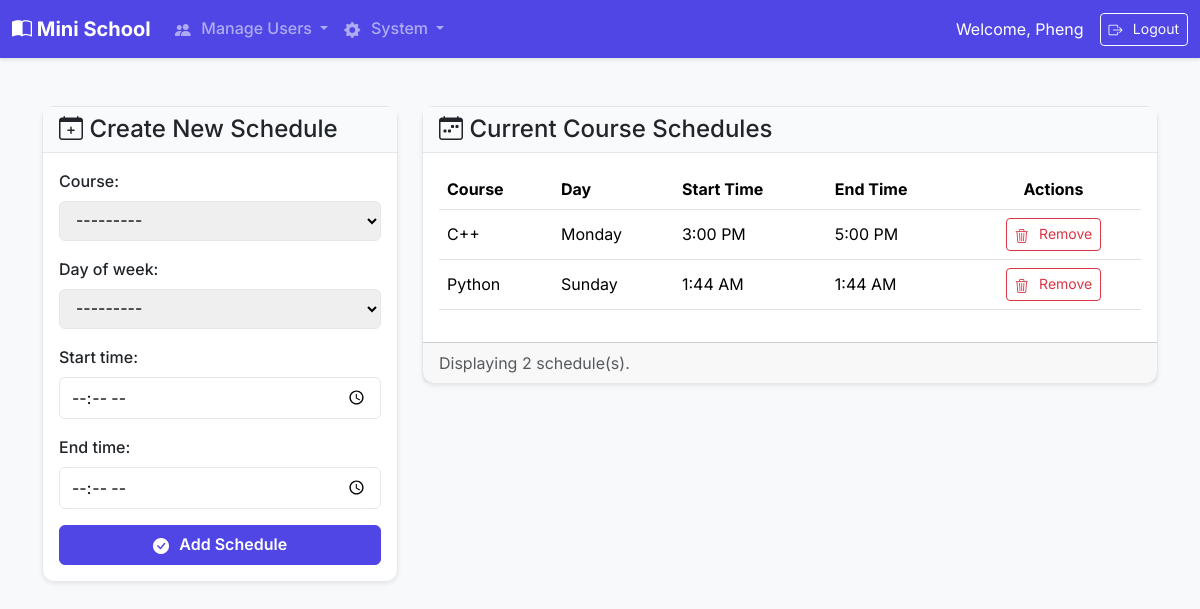
Screenshot of /employee/schedules/ (signed in) with the database file from the repository.
### core/models.py (models this page shows, shortened)
class User(AbstractUser):
    class Role(models.TextChoices):
        EMPLOYEE = "EMPLOYEE", "Employee"
        INSTRUCTOR = "INSTRUCTOR", "Instructor"
        STUDENT = "STUDENT", "Student"
    role = models.CharField(max_length=50, choices=Role.choices)
    student_id = models.CharField(
        max_length=20,
        unique=True,
        blank=True,
        null=True,
        help_text="Required only for students."
    )
    date_of_birth = models.DateField(
        blank=True,
        null=True
    )

class Schedule(models.Model):
    class DayOfWeek(models.TextChoices):
        MONDAY = "MON", "Monday"
        TUESDAY = "TUE", "Tuesday"
        WEDNESDAY = "WED", "Wednesday"
        THURSDAY = "THU", "Thursday"
        FRIDAY = "FRI", "Friday"
        SATURDAY = "SAT", "Saturday"
        SUNDAY = "SUN", "Sunday"
    course = models.ForeignKey(Course, on_delete=models.CASCADE, related_name='schedules')
    day_of_week = models.CharField(max_length=3, choices=DayOfWeek.choices)
    start_time = models.TimeField()
    end_time = models.TimeField()
    class Meta:
        unique_together = ('course', 'day_of_week', 'start_time')
        ordering = ['course', 'day_of_week']

class Course(models.Model):
    title = models.CharField(max_length=200)
    description = models.TextField()
    category = models.ForeignKey(Category, on_delete=models.PROTECT, related_name='courses')
    instructor = models.ForeignKey(
        User,
        on_delete=models.SET_NULL,
        null=True,
        blank=True,
        limit_choices_to={'role': User.Role.INSTRUCTOR}
    )
    created_at = models.DateTimeField(auto_now_add=True)
    def __str__(self):
        return self.title

### core/views.py (the view)
# urls.py: path('employee/schedules/', views.manage_schedules, name='manage_schedules'),
@employee_required
def manage_schedules(request):
    if request.method == 'POST':
        form = ScheduleForm(request.POST)
        if form.is_valid():
            try:
                form.save()
                messages.success(request, "Schedule created successfully!")
            except Exception:
                messages.error(request, "This schedule may already exist for the course.")
            return redirect('manage_schedules')
    else:
        form = ScheduleForm()
    schedules = Schedule.objects.select_related('course').order_by('course__title', 'day_of_week')
    context = {
        'form': form,
        'schedules': schedules,
    }
    return render(request, 'employee/manage_schedules.html', context)

### core/forms.py
class ScheduleForm(forms.ModelForm):
    class Meta:
        model = Schedule
        fields = ['course', 'day_of_week', 'start_time', 'end_time']
        widgets = {
            'start_time': forms.TimeInput(attrs={'type': 'time'}),
            'end_time': forms.TimeInput(attrs={'type': 'time'}),
        }

### templates/employee/manage_schedules.html (shortened to what this page needs)
{% extends 'base.html' %}
{% block content %}
<div class="row g-4">
    <div class="col-lg-4">
        <div class="card shadow-sm h-100">
            <div class="card-header">
                <h4 class="mb-0"><i class="bi bi-calendar-plus"></i> Create New Schedule</h4>
            </div>
            <div class="card-body">
                <form method="POST" action="">
                    {{ form.as_p }}
                    <div class="d-grid mt-3">
                        <button type="submit" class="btn btn-primary">
                            <i class="bi bi-check-circle-fill"></i> Add Schedule
                        </button>
                    </div>
                </form>
            </div>
        </div>
    </div>
    <div class="col-lg-8">
        <div class="card shadow-sm">
            <div class="card-header">
                <h4 class="mb-0"><i class="bi bi-calendar-week"></i> Current Course Schedules</h4>
            </div>
            <div class="card-body">
                <div class="table-responsive">
                    <table class="table table-hover align-middle">
                        <thead>
                            <tr>
                                <th>Course</th>
                                <th>Day</th>
                                <th>Start Time</th>
                                <th>End Time</th>
                                <th class="text-center">Actions</th>
                            </tr>
                        </thead>
                        <tbody>
                            {% for schedule in schedules %}
                            <tr>
                                <td>{{ schedule.course.title }}</td>
                                <td>{{ schedule.get_day_of_week_display }}</td>
                                <td>{{ schedule.start_time|time:"g:i A" }}</td>
                                <td>{{ schedule.end_time|time:"g:i A" }}</td>
                                <td class="text-center">
                                    <form method="POST" action="{% url 'remove_schedule' schedule.id %}" onsubmit="return confirm('Are you sure you want to remove this schedule entry?');">
                                        <button type="submit" class="btn btn-sm btn-outline-danger">
                                            <i class="bi bi-trash3"></i> Remove
                                        </button>
                                    </form>
                                </td>
                            </tr>
                            {% endfor %}
                        </tbody>
                    </table>
                </div>
            </div>
             <div class="card-footer text-muted">
                Displaying {{ schedules.count }} schedule(s).
            </div>
        </div>
    </div>
</div>
{% endblock %}

### templates/base.html (shortened to what this page needs)
{% load static %}
<!doctype html>
<html lang="en">
<head>
    <link href="https://cdn.jsdelivr.net/npm/bootstrap@5.3.2/dist/css/bootstrap.min.css" rel="stylesheet">
    <link rel="stylesheet" href="{% static 'css/custom.css' %}">
</head>
<body>
<nav class="navbar navbar-expand-lg navbar-dark bg-dark">
    <div class="container-fluid">
        <a class="navbar-brand" href="{% if user.is_authenticated %}{% url 'dashboard' %}{% else %}{% url 'login' %}{% endif %}">
            <i class="bi bi-book-half"></i> Mini School
        </a>
        <div class="collapse navbar-collapse" id="navbarNav">
            <ul class="navbar-nav me-auto mb-2 mb-lg-0">
                {% if user.is_authenticated %}
                    {% if user.role == 'EMPLOYEE' %}
                        <li class="nav-item dropdown">
                            <a class="nav-link dropdown-toggle" href="#" role="button" data-bs-toggle="dropdown" aria-expanded="false">
                                <i class="bi bi-people-fill"></i> Manage Users
                            </a>
                        </li>
                        <li class="nav-item dropdown">
                            <a class="nav-link dropdown-toggle" href="#" role="button" data-bs-toggle="dropdown" aria-expanded="false">
                                <i class="bi bi-gear-fill"></i> System
                            </a>
                        </li>
                    {% endif %}
                {% endif %}
            </ul>
            <div class="d-flex align-items-center">
                {% if user.is_authenticated %}
                    <span class="navbar-text text-white me-3">
                        Welcome, {{ user.username }}
                    </span>
                    <form method="post" action="{% url 'logout' %}">
                        <button type="submit" class="btn btn-outline-light btn-sm"><i class="bi bi-box-arrow-right"></i> Logout</button>
                    </form>
                {% else %}
                     <a href="{% url 'login' %}" class="btn btn-outline-light"><i class="bi bi-box-arrow-in-right"></i> Login</a>
                {% endif %}
            </div>
        </div>
    </div>
</nav>
<main class="container my-5">
    {% block content %}
    {% endblock %}
</main>
</body>
</html>

### static/css/custom.css (style rules this page uses)
:root { --primary-color: #4f46e5; --secondary-color: #6b7280; --background-color: #f8f9fa; --surface-color: #ffffff; --text-color: #111827; --border-color: #e5e7eb; }
body { font-family: 'Inter', sans-serif; background-color: var(--background-color); color: var(--text-color); }
.navbar.bg-dark { background-color: var(--primary-color) !important; box-shadow: 0 2px 4px rgba(0,0,0,0.1); }
.navbar-brand { font-weight: 700; font-size: 1.25rem; }
.nav-link { font-weight: 500; }
.btn-primary { background-color: var(--primary-color); border-color: var(--primary-color); font-weight: 600; }
.card { border: 1px solid var(--border-color); border-radius: 0.75rem; background-color: var(--surface-color); }
.card-header { background-color: #f9fafb; border-bottom: 1px solid var(--border-color); font-weight: 600; }
.btn i, .nav-link i, .dropdown-item i { margin-right: 0.4rem; vertical-align: -2px; }

### templates/employee/manage_schedules.html (style rules this page uses)
form p { margin-bottom: 1rem; }
form p label { display: block; margin-bottom: .5rem; font-weight: 500; }
form p input, form p select { width: 100%; padding: .5rem .75rem; font-size: 1rem; border: 1px solid var(--border-color); border-radius: .375rem; }

### rows the page displays
User: username "Pheng"
Schedule: course "C++", day_of_week "Monday", start_time "3:00 PM", end_time "5:00 PM"
Schedule: course "Python", day_of_week "Sunday", start_time "1:44 AM", end_time "1:44 AM"

### other values shown
{{ schedules.count }} "2"
